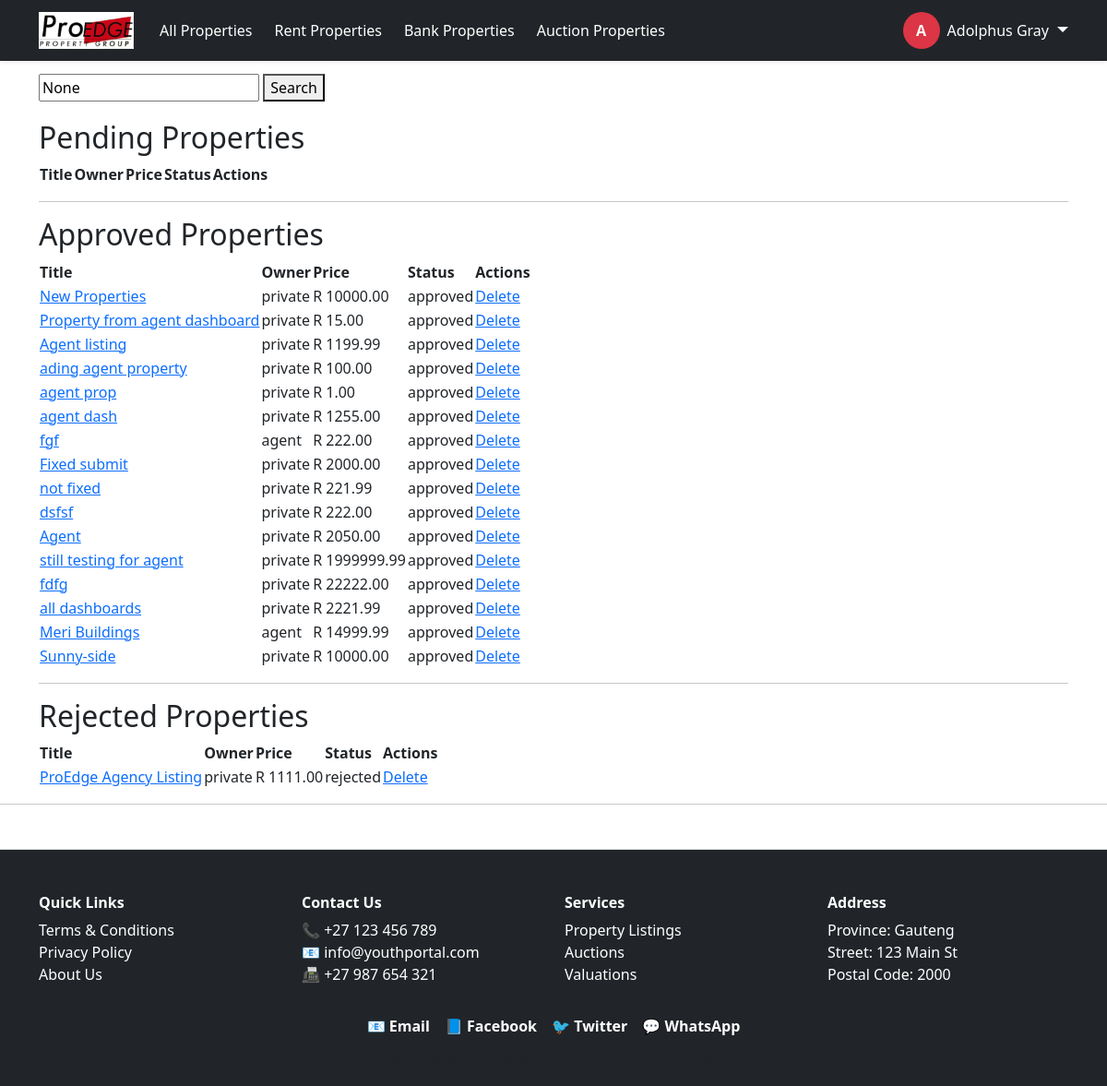
Before: /adminpanel/properties/ (signed in) with the older database file.
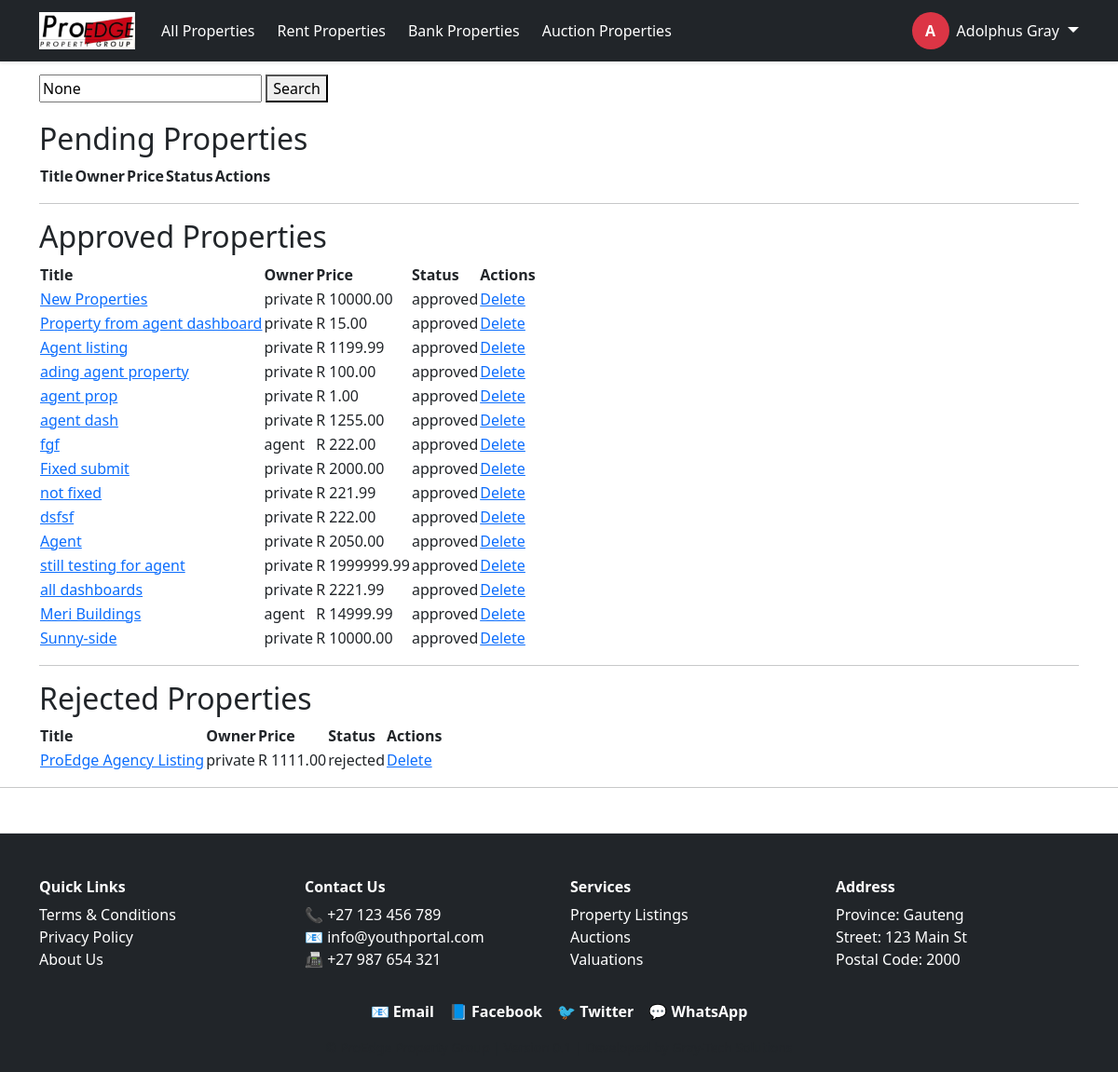
After: the same page with the newer database file.
### listings/models.py (models this page shows, shortened)
class Property(models.Model):
    PROPERTY_TYPE_CHOICES = [
        ('house', 'House'),
        ('apartment', 'Apartment'),
        ('land', 'Vacant Land'),
        ('commercial', 'Commercial'),
        ('industrial', 'Industrial'),
    ]
    LISTING_TYPE_CHOICES = [
        ('private', 'Private Seller'),
        ('agent', 'Agent'),
        ('bank', 'Bank Property'),
    ]
    STATUS_CHOICES = [
        ('approved', 'Approved'),
        ('pending', 'Pending'),
        ('rejected', 'Rejected'),
        ('sold', 'Sold'),
    ]
    title = models.CharField(max_length=200)
    description = models.TextField()
    price = models.DecimalField(max_digits=12, decimal_places=2)
    location = models.CharField(max_length=255)
    province = models.CharField(max_length=100)  # Now a free-text field
    area = models.CharField(max_length=100, null=True, blank=True)
    property_type = models.CharField(max_length=20, choices=PROPERTY_TYPE_CHOICES)
    listing_type = models.CharField(max_length=20, choices=LISTING_TYPE_CHOICES, default='')
    status = models.CharField(max_length=20, choices=STATUS_CHOICES)
    latitude = models.DecimalField(max_digits=9, decimal_places=6, null=True, blank=True)
    longitude = models.DecimalField(max_digits=9, decimal_places=6, null=True, blank=True)
    floor_plan = models.FileField(upload_to='floor_plans/', null=True, blank=True)
    number_of_bedrooms = models.PositiveIntegerField(null=True, blank=True)
    number_of_kitchens = models.PositiveIntegerField(null=True, blank=True)
    number_of_bathrooms = models.PositiveIntegerField(null=True, blank=True)
    number_of_garages = models.PositiveIntegerField(null=True, blank=True)
    floor_area_m2 = models.DecimalField(max_digits=10, decimal_places=2, null=True, blank=True)
    erf_size_m2 = models.DecimalField(max_digits=10, decimal_places=2, null=True, blank=True)
    price_per_m2 = models.DecimalField(max_digits=10, decimal_places=2, null=True, blank=True)
    price_per_erf_m2 = models.DecimalField(max_digits=10, decimal_places=2, null=True, blank=True)
    has_parking = models.BooleanField(default=False)
    number_of_parking_slots = models.CharField(max_length=10, blank=True, default="N/A")
    seller = models.ForeignKey(settings.AUTH_USER_MODEL, on_delete=models.CASCADE, related_name='properties', null=True, blank=True)
    buyer = models.ForeignKey(settings.AUTH_USER_MODEL, on_delete=models.SET_NULL, null=True, blank=True, related_name='purchased_properties')
    landlord = models.ForeignKey(settings.AUTH_USER_MODEL, on_delete=models.SET_NULL, null=True, blank=True, related_name='rented_properties')
    tenant = models.ForeignKey(settings.AUTH_USER_MODEL, on_delete=models.SET_NULL, null=True, blank=True, related_name='rented_by_properties')
    agent = models.ForeignKey(settings.AUTH_USER_MODEL, on_delete=models.SET_NULL, null=True, blank=True, related_name='listed_properties')
    agents = models.ManyToManyField(settings.AUTH_USER_MODEL, blank=True, related_name='properties_assigned')
    bank = models.ForeignKey(settings.AUTH_USER_MODEL, on_delete=models.SET_NULL, null=True, blank=True, related_name='banked_properties')
    auctioneer = models.ForeignKey(settings.AUTH_USER_MODEL, on_delete=models.SET_NULL, null=True, blank=True, related_name='auctioned_properties')
    agency = models.ForeignKey('Agency', on_delete=models.CASCADE, null=True, blank=True, related_name='properties')
    created_at = models.DateTimeField(auto_now_add=True)
    listed_by_agent = models.ForeignKey("AgentProfile", on_delete=models.SET_NULL, null=True, blank=True)
    class Meta:
        verbose_name_plural = "Properties"

### adminpanel/views.py (the view, shortened to what this page needs)
# urls.py: path('properties/', views.property_list, name='property_list'),
@staff_required
@staff_required
def property_list(request):
    query = request.GET.get('q')
    approved_properties = Property.objects.filter(status='approved')
    pending_properties = Property.objects.filter(status='pending')
    rejected_properties = Property.objects.filter(status='rejected')
    no_results = (
    not approved_properties.exists() and
    not pending_properties.exists() and
    not rejected_properties.exists()
)
    context = {
    'approved_properties': approved_properties,
    'pending_properties': pending_properties,
    'rejected_properties': rejected_properties,
    'query': query,
    'no_results': no_results,
}
    return render(request, 'adminpanel/property_list.html', context)

### adminpanel/views.py (called while the page is built)
def staff_required(view_func):
    return user_passes_test(lambda u: u.is_staff)(view_func)

### adminpanel/templates/adminpanel/property_list.html (shortened to what this page needs)
{% extends 'base.html' %}
{% block content %}
<form method="get" style="margin-bottom: 20px;">
    <input type="text" name="q" placeholder="Search by title or location" value="{{ query }}">
    <button type="submit">Search</button>
</form>
<h2>Pending Properties</h2>
<table>
    <tr>
        <th>Title</th>
        <th>Owner</th>
        <th>Price</th>
        <th>Status</th>
        <th>Actions</th>
    </tr>
</table>
<hr>
<h2>Approved Properties</h2>
<table>
    <tr>
        <th>Title</th>
        <th>Owner</th>
        <th>Price</th>
        <th>Status</th>
        <th>Actions</th>
    </tr>
    {% for prop in approved_properties %}
    {% if prop.status == 'approved' %}
    <tr>
        <td>
            <a href="{% url 'adminpanel:property_detail' prop.id %}">{{ prop.title }}</a>
        </td>
        <td>{{ prop.listing_type }}</td>
        <td>R {{ prop.price }}</td>
        <td>{{ prop.status }}</td>
        <td>
            <a href="{% url 'adminpanel:delete_property' prop.id %}" onclick="return confirm('Delete this property?');">Delete</a>
        </td>
    </tr>
    {% endif %}
    {% endfor %}
</table>
<hr>
<h2>Rejected Properties</h2>
<table>
    <tr>
        <th>Title</th>
        <th>Owner</th>
        <th>Price</th>
        <th>Status</th>
        <th>Actions</th>
    </tr>
    {% for prop in rejected_properties %}
    {% if prop.status == 'rejected' %}
    <tr>
        <td>
            <a href="{% url 'adminpanel:property_detail' prop.id %}">{{ prop.title }}</a>
        </td>
        <td>{{ prop.listing_type }}</td>
        <td>R {{ prop.price }}</td>
        <td>{{ prop.status }}</td>
        <td>
            <a href="{% url 'adminpanel:delete_property' prop.id %}" onclick="return confirm('Delete this property?');">Delete</a>
        </td>
    </tr>
    {% endif %}
    {% endfor %}
</table>
{% endblock %}

Changed rows visible on the page:
no longer on this page (row edited): Property: title "fdfg", listing_type "private", price "22222.00", status "approved", shown under "Approved Properties"
